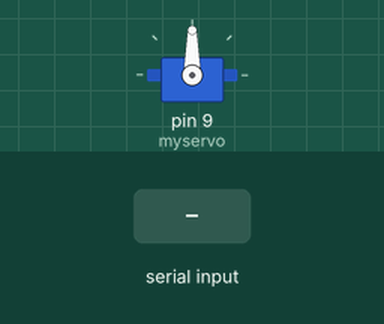
Recording of a sketch running on a simulated Arduino Uno, built with avr-gcc and run on an emulated ATmega328P. Parts: servo. Inputs (shaded band) come from the test bench.

Above: at 1.2 s.
1.3 s: byte 30 received over Serial
At 2.2 s:
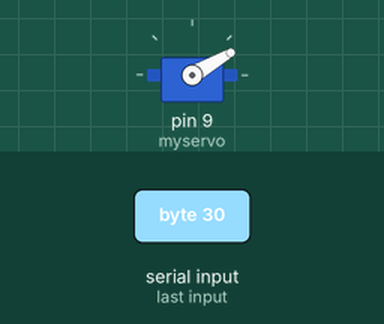
2.8 s: byte 120 received over Serial
At 3.3 s:
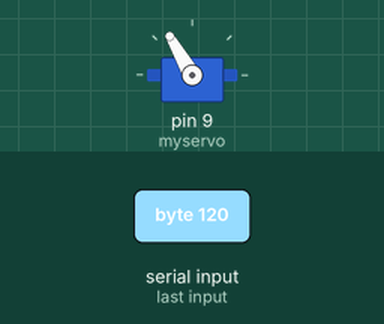
Timing chart, 0 to 5.8 s (numbered marks = the images above; inputs shaded):
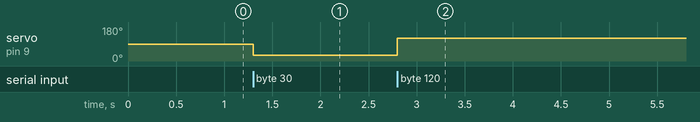

The sketch:

uno_serial-input_servo.ino
```cpp
/********************************************************************************************
 * Author:       I-Tang (Eden) Chiang <edenchiang12657@gmail.com>
 * Date:         Oct. 20, 2025
 * Description:  Code for receiving data from OOCSI and send the angle data to Arduino UNO
 *               via the serial port, and the UNO move servo to the specific angle
 * Reference:
 *     - Reading data from serial port
 *       https://processing.org/reference/libraries/serial/Serial_readStringUntil_.html
 *     - Moving servo
 *       https://docs.arduino.cc/learn/electronics/servo-motors/
 *
 ********************************************************************************************/
 // include servo library
 #include <Servo.h>

// create Servo object to control a servo
Servo myservo;

// last angle from serial port
int lastAngle = 0;

void setup() {
  // opens serial port, sets data rate to 9600 bps
  Serial.begin(9600);

  // init servo, link it to pin 9
  myservo.attach(9);
}

void loop() {

  // triggered as serial port has something is coming in
  while (Serial.available() > 0) {

    // read incoming data as integer
    int angle = Serial.read();

    // if angle is different from lastAngle, set lastAngle as angle
    // and move servo to angle
    if (lastAngle != angle) {
      myservo.write(angle);
      lastAngle = angle;
    }
  }
}
```

Measured:
- after the input at 1.3 s, servo on pin 9 (myservo): 90° → 30° at once
- after the input at 2.8 s, servo on pin 9 (myservo): 30° → 120° at once
